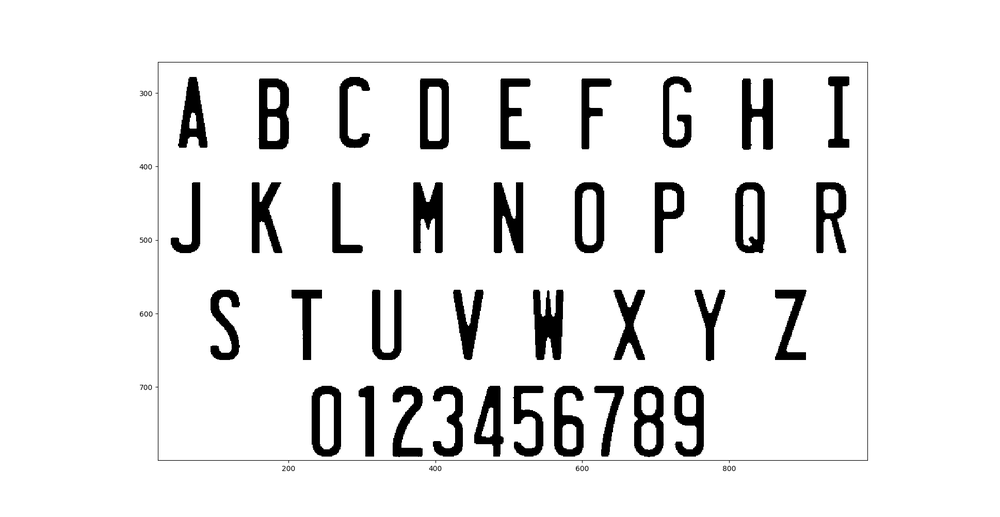
#> input picture licensePlateToText/lettersIsoManual.png, 1000 x 517 px, shrunk from 1938 x 1001 before the run; its folder holds only this picture in this run
$ python licenseToText.py --image lettersIsoManual.png
#> lines starting #> are read from the running program, lines starting #| are printed output that depends on the picture; after the words box and inside, x2 and y2 are one past the last pixel; in counts of white or black regions, pixels touching at a corner belong together
#source: https://www.pyimagesearch.com/2017/07/10/using-tesseract-ocr-python/

# arg[0]: path to image
# arg[1]: preprocessing method "thresh" or "blur"

# import the necessary packages
from PIL import Image
import pytesseract
import argparse
import cv2
import os

# # weird pytesseract mod to ad b/c not found within virtual environment
# pytesseract.pytesseract.tesseract_cmd = r"C:\Program Files (x86)\Tesseract-OCR\tesseract.exe"

# construct the argument parse and parse the arguments
ap = argparse.ArgumentParser()
ap.add_argument("-i", "--image", required=True,
	help="path to input image to be OCR'd")
ap.add_argument("-p", "--preprocess", type=str, default="thresh",
	help="type of preprocessing to be done")
args = vars(ap.parse_args())

# load the example image and convert it to grayscale
image = cv2.imread(args["image"])
#> image is the input picture: shape (517, 1000, 3); min 0, max 255, mean 235
gray = cv2.cvtColor(image, cv2.COLOR_BGR2GRAY)

# check to see if we should apply thresholding to preprocess the
# image
if args["preprocess"] == "thresh":
	gray = cv2.threshold(gray, 0, 255,
		cv2.THRESH_BINARY | cv2.THRESH_OTSU)[1]
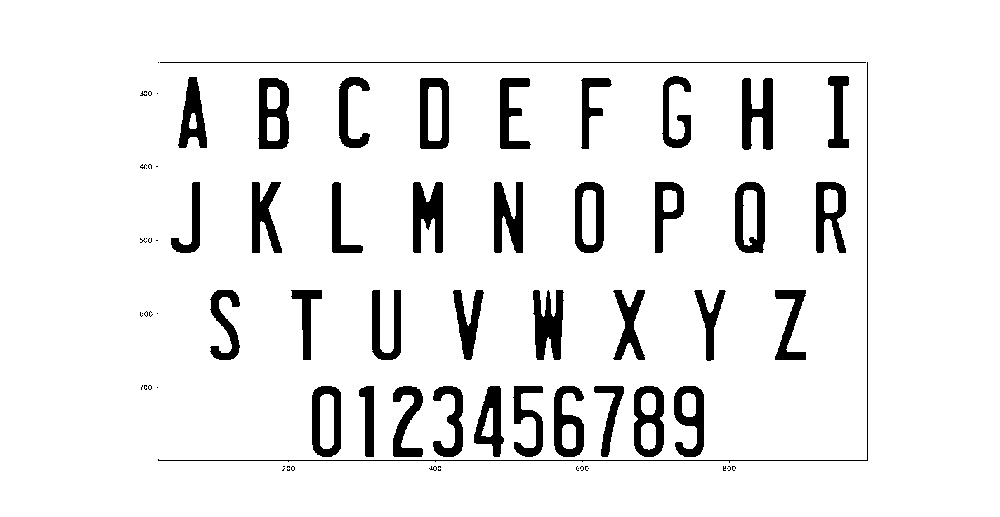
#> gray: shape (517, 1000); 92% white; 77 black regions (39 under 20 px), largest, box (x1, y1, x2, y2) and area: (413, 182, 443, 253) 1517, (533, 290, 564, 360) 1493, (258, 78, 289, 149) 1465

# make a check to see if median blurring should be done to remove
# noise
elif args["preprocess"] == "blur":
	gray = cv2.medianBlur(gray, 3)

# write the grayscale image to disk as a temporary file so we can
# apply OCR to it
filename = "{}.png".format(os.getpid())
cv2.imwrite(filename, gray)

# load the image as a PIL/Pillow image, apply OCR, and then delete
# the temporary file
#> (the run stopped early here; a loop or call above may not have finished)
